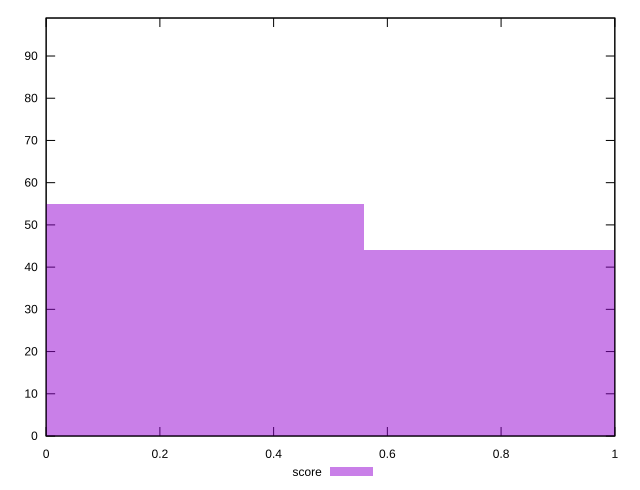

Write gnuplot code to recreate this figure.
reset

$score <<EOF
0 55
1.119432373361 44
EOF

set key outside below
set boxwidth 1.119432373361
set xrange [0:1]
set yrange [0:99]
set trange [0:99]
set style fill transparent solid 0.5 noborder
set terminal svg size 640, 490 enhanced background rgb 'white'
set output "reports/report_00027_2021-02-24T12-40-31.850Z/estimated-input-latency/samples/card/score/histogram.svg"

plot $score title "score" with boxes

reset
